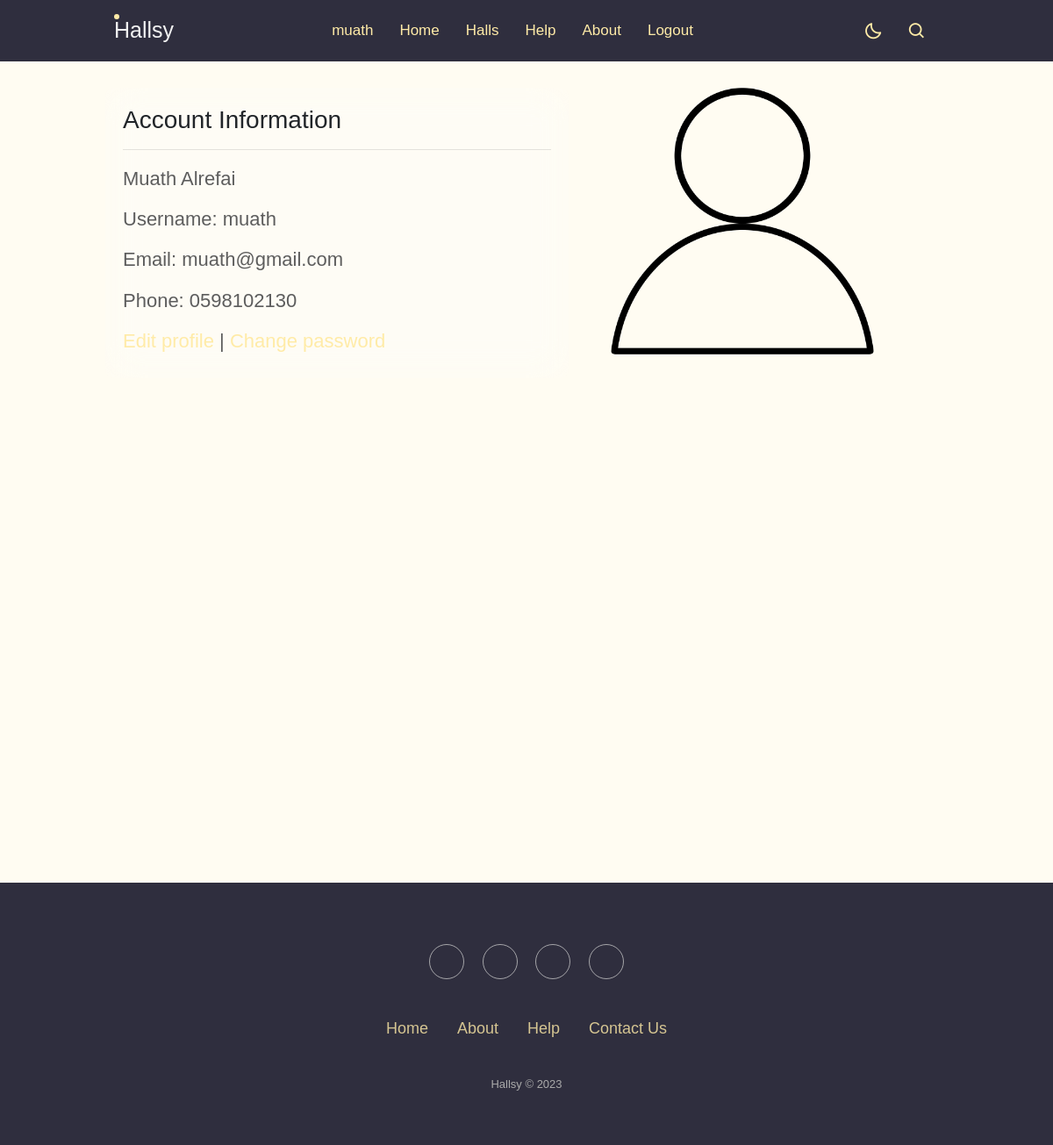
The page /profile (signed in) on the database its author committed.
### login_app/models.py (models this page shows)
class User(models.Model):
    username = models.CharField(max_length=45)
    first_name = models.CharField(max_length=45)
    last_name = models.CharField(max_length=45)
    email = models.EmailField(max_length=254)
    password = models.CharField(max_length=255)
    phone = models.CharField(max_length=10, default=0000000000)
    created_at = models.DateTimeField(auto_now_add=True)
    updated_at = models.DateTimeField(auto_now=True)
    objects = Validator()

### halls_app/views.py (the view)
# urls.py: path('profile', views.profile),
def profile(request):
    context = {
        "user": models.get_user_session(request),
    }
    return render(request, 'user/profile.html', context)

### halls_app/models.py (called while the page is built)
def get_user_session(request):
    return User.objects.get(id=request.session['userid'])

### halls_app/templates/user/profile.html (shortened to what this page needs)
<!doctype html>
<html>
<head>
    {% load static %}
    <link rel="stylesheet" href="https://use.fontawesome.com/releases/v5.15.4/css/all.css"/>
    <link href='https://unpkg.com/boxicons@2.1.4/css/boxicons.min.css' rel='stylesheet'>
    <link rel="stylesheet" href="https://cdnjs.cloudflare.com/ajax/libs/twitter-bootstrap/4.1.3/css/bootstrap.min.css">
    <link rel="stylesheet" href="https://cdnjs.cloudflare.com/ajax/libs/ionicons/2.0.1/css/ionicons.min.css">
    <link rel="stylesheet" href="https://cdnjs.cloudflare.com/ajax/libs/twitter-bootstrap/4.1.3/css/bootstrap.min.css">
    <link rel="stylesheet" href="{% static 'cities/style.css' %}">
</head>
 <body>
  <nav>
  <div class="nav-bar">
    <span class="logo navLogo"><a href="">Hallsy</a></span>
    <div class="menu">
        <ul class="nav-links">
          <li><a href="/profile">{{user.username}}</a></li>
          <li><a href="/cities">Home</a></li>
          <li><a href="/halls">Halls</a></li>
          <li><a href="/help">Help</a></li>
          <li><a href="/about">About</a></li>
          <li><a href="/logout_user">Logout</a></li>
        </ul>
    </div>
    <div class="darkLight-searchBox">
      <div class="drak-light">
        <i class='bx bx-moon moon' ></i>
      </div>
        <div class="searchBox">
            <div class="searchToggle">
              <i class='bx bx-search search' ></i>
            </div>
          </div>
      </div>
    </div>
  </nav>
  <div class="section">
    <div class="container_about">
        <div class="content-section">
            <div class="title">
              <h3>Account Information</h3><hr>
            </div>
            <div class="content">
              <h3>{{user.first_name}} {{user.last_name}}</h3>
              <h3>Username: {{user.username}}</h3>
              <h3>Email: {{user.email}}</h3>
              <h3>Phone: {{user.phone}}</h3>
              <h3><a href="/edit_profile" class="profile_anchor">Edit profile</a> | <a href="/change_password" class="profile_anchor">Change password</a></h3>
            </div>
        </div>
        <div class="image-section">
            <img src="{% static 'cities/user.png' %}" alt="user.png" style="width: 300px;">
        </div>
    </div>
  </div>
  <div class="footer-basic">
    <footer>
        <div class="social">
            <a href="#"></a>
            <a href="#"></a>
            <a href="#"></a>
            <a href="#"></a>
        </div>
        <ul class="list-inline">
            <li class="list-inline-item"><a href="/cities_all">Home</a></li>
            <li class="list-inline-item"><a href="/about_all">About</a></li>
            <li class="list-inline-item"><a href="/help_all">Help</a></li>
            <li class="list-inline-item"><a href="#">Contact Us</a></li>
        </ul>
        <br>
        <p class="copyright">Hallsy © 2023</p>
    </footer>
</div>
    </body>
</html>

### halls_app/static/cities/style.css (style rules this page uses)
* { margin: 0; padding: 0; box-sizing: border-box; font-family: "Poppins", sans-serif; }
:root { --body-color: #e4e9f7; --nav-color: #4070f4; --side-nav: #010718; --text-color: #ffeba7; --search-bar: #f2f2f2; --search-text: #010718; }
body { height: 100vh; background-color: var(--body-color); }
nav { position: fixed; top: 0; left: 0; height: 70px; width: 100%; background-color: #2f2e3e; z-index: 100; }
nav .nav-bar { position: relative; height: 100%; max-width: 1000px; width: 100%; background-color: #2f2e3e; margin: 0 auto; padding: 0 30px; display: flex; align-items: center; justify-content: space-between; }
nav .nav-bar .logo a { font-size: 25px; font-weight: 500; color: var(--search-bar); text-decoration: none; }
.nav-bar .nav-links { display: flex; align-items: center; margin: 10px; }
.nav-bar .nav-links li { margin: 0 5px; list-style: none; }
.nav-links li a { position: relative; font-size: 17px; font-weight: 400; color: var(--text-color); text-decoration: none; padding: 10px; }
.nav-bar .logo a::before { content: ""; position: absolute; height: 6px; width: 6px; border-radius: 50%; background-color: #ffeba7; }
.nav-links li a::before { content: ""; position: absolute; left: 40%; bottom: 0; transform: translateX(50%); height: 6px; width: 6px; border-radius: 50%; background-color: #ffeba7; opacity: 0; transition: all 0.3s ease; }
.nav-bar .darkLight-searchBox { display: flex; align-items: center; }
.darkLight-searchBox .drak-light, .darkLight-searchBox .searchToggle { height: 40px; width: 40px; display: flex; align-items: center; justify-content: center; margin: 0 5px; }
.drak-light i, .searchToggle i { position: absolute; color: var(--text-color); font-size: 22px; cursor: pointer; transition: all 0.3s ease; }
.searchBox { position: relative; }
body { background-color: #fffcf2; -webkit-animation: slidein 100s; animation: slidein 100s; -webkit-animation-fill-mode: forwards; animation-fill-mode: forwards; -webkit-animation-iteration-count: infinite; animation-iteration-count: infinite; -webkit-animation-direction: alternate; animation-direction: alternate; }
.footer-basic { padding: 60px; background-color: #2f2e3e; color: #ffeba7; position: relative; bottom: -206px; width: 100%; }
.footer-basic ul { padding: 0; list-style: none; text-align: center; font-size: 18px; line-height: 1.6; margin-bottom: 0; }
.footer-basic li { padding: 0 10px; }
.footer-basic ul a { color: inherit; text-decoration: none; opacity: 0.8; }
.footer-basic .social { text-align: center; padding-bottom: 25px; }
.footer-basic .social > a { font-size: 24px; width: 40px; height: 40px; line-height: 40px; display: inline-block; text-align: center; border-radius: 50%; border: 1px solid #ccc; margin: 10px 8px; color: inherit; opacity: 0.75; }
.footer-basic .copyright { margin-top: 15px; text-align: center; font-size: 13px; color: #aaa; margin-bottom: 0; }
* { margin:0px; padding:0px; box-sizing: border-box; font-family: 'prppine', sans-serif; }
.section { width: 100%; min-height: 100vh; }
.container_about { width: 80%; display: block; margin: auto; padding-top: 100px; }
.content-section { float: left; width: 55%; backdrop-filter: blur(20px) saturate(70%); border-radius: 10px; padding: 20px; }
.image-section { float:right; width: 40%; }
.image-section img { width: 100%; height: auto; border-radius:5px; }
.content-section .title { font-size: 20px; }
.content-section .content h3 { margin-top: 20px; color:#5d5d5d; font-size: 22px; }
.profile_anchor { color: #ffeba7; transition: 80ms cubic-bezier(0.33, 1, 0.68, 1); transition-property: color, background-color, box-shadow, border-color; }

### rows shown on the page
User: username "muath", first_name "Muath", last_name "Alrefai", email "muath@gmail.com", phone "0598102130"
